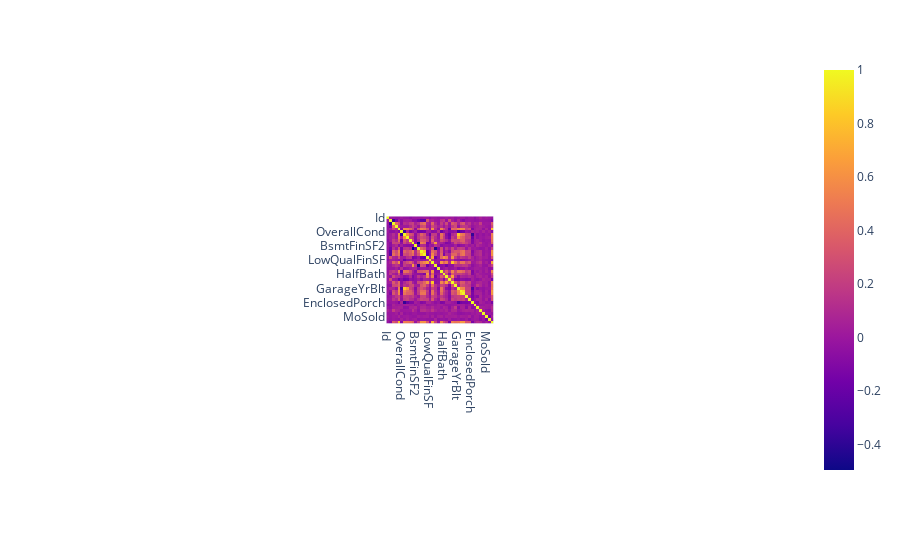

Notebook code cell kept with this figure:
### Code cell
px.imshow(prices_df.corr()).update_layout(width=780)

### Figure 1 — Plotly figure (JSON) as saved in the notebook; plotly's stock layout.template omitted (floating-point values rounded to 4 significant figures; data arrays with more than 128 entries replaced by an {"elided": "..."} marker saying what was removed)
{"data": [{"coloraxis": "coloraxis", "hovertemplate": "x: %{x}<br>y: %{y}<br>color: %{z}<extra></extra>", "name": "0", "type": "heatmap", "x": ["Id", "MSSubClass", "LotFrontage", "LotArea", "OverallQual", "OverallCond", "YearBuilt", "YearRemodAdd", "MasVnrArea", "BsmtFinSF1", "BsmtFinSF2", "BsmtUnfSF", "TotalBsmtSF", "1stFlrSF", "2ndFlrSF", "LowQualFinSF", "GrLivArea", "BsmtFullBath", "BsmtHalfBath", "FullBath", "HalfBath", "BedroomAbvGr", "KitchenAbvGr", "TotRmsAbvGrd", "Fireplaces", "GarageYrBlt", "GarageCars", "GarageArea", "WoodDeckSF", "OpenPorchSF", "EnclosedPorch", "3SsnPorch", "ScreenPorch", "PoolArea", "MiscVal", "MoSold", "YrSold", "SalePrice"], "xaxis": "x", "y": ["Id", "MSSubClass", "LotFrontage", "LotArea", "OverallQual", "OverallCond", "YearBuilt", "YearRemodAdd", "MasVnrArea", "BsmtFinSF1", "BsmtFinSF2", "BsmtUnfSF", "TotalBsmtSF", "1stFlrSF", "2ndFlrSF", "LowQualFinSF", "GrLivArea", "BsmtFullBath", "BsmtHalfBath", "FullBath", "HalfBath", "BedroomAbvGr", "KitchenAbvGr", "TotRmsAbvGrd", "Fireplaces", "GarageYrBlt", "GarageCars", "GarageArea", "WoodDeckSF", "OpenPorchSF", "EnclosedPorch", "3SsnPorch", "ScreenPorch", "PoolArea", "MiscVal", "MoSold", "YrSold", "SalePrice"], "yaxis": "y", "z": {"elided": "38x38 float values"}}], "layout": {"autosize": true, "coloraxis": {"colorscale": [[0, "#0d0887"], [0.1111, "#46039f"], [0.2222, "#7201a8"], [0.3333, "#9c179e"], [0.4444, "#bd3786"], [0.5556, "#d8576b"], [0.6667, "#ed7953"], [0.7778, "#fb9f3a"], [0.8889, "#fdca26"], [1, "#f0f921"]]}, "margin": {"t": 60}, "xaxis": {"anchor": "y", "autorange": true, "constrain": "domain", "domain": [0.4255, 0.5745], "range": [-0.5, 37.5], "scaleanchor": "y", "type": "category"}, "yaxis": {"anchor": "x", "autorange": true, "constrain": "domain", "domain": [0, 1], "range": [37.5, -0.5], "type": "category"}}}
